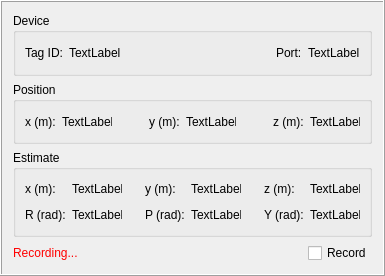
<?xml version="1.0" encoding="UTF-8"?>
<ui version="4.0">
 <class>tagItem</class>
 <widget class="QFrame" name="tagItem">
  <property name="geometry">
   <rect>
    <x>0</x>
    <y>0</y>
    <width>385</width>
    <height>276</height>
   </rect>
  </property>
  <property name="maximumSize">
   <size>
    <width>16777215</width>
    <height>276</height>
   </size>
  </property>
  <property name="windowTitle">
   <string>Frame</string>
  </property>
  <property name="frameShape">
   <enum>QFrame::Box</enum>
  </property>
  <property name="frameShadow">
   <enum>QFrame::Raised</enum>
  </property>
  <layout class="QVBoxLayout" name="verticalLayout">
   <item>
    <widget class="QGroupBox" name="deviceGroupBox">
     <property name="title">
      <string>Device</string>
     </property>
     <layout class="QGridLayout" name="gridLayout">
      <item row="0" column="2">
       <widget class="QLabel" name="tagIdLabelValue">
        <property name="minimumSize">
         <size>
          <width>50</width>
          <height>0</height>
         </size>
        </property>
        <property name="text">
         <string>TextLabel</string>
        </property>
       </widget>
      </item>
      <item row="0" column="0">
       <widget class="QLabel" name="tagIdLabel">
        <property name="text">
         <string>Tag ID:</string>
        </property>
       </widget>
      </item>
      <item row="0" column="5">
       <widget class="QLabel" name="portLabelValue">
        <property name="minimumSize">
         <size>
          <width>50</width>
          <height>0</height>
         </size>
        </property>
        <property name="text">
         <string>TextLabel</string>
        </property>
       </widget>
      </item>
      <item row="0" column="4">
       <widget class="QLabel" name="portLabel">
        <property name="text">
         <string>Port:</string>
        </property>
       </widget>
      </item>
      <item row="0" column="3">
       <spacer name="tagDeviceSpacer">
        <property name="orientation">
         <enum>Qt::Horizontal</enum>
        </property>
        <property name="sizeHint" stdset="0">
         <size>
          <width>40</width>
          <height>20</height>
         </size>
        </property>
       </spacer>
      </item>
     </layout>
    </widget>
   </item>
   <item>
    <widget class="QGroupBox" name="positionGroupBox">
     <property name="title">
      <string>Position</string>
     </property>
     <layout class="QGridLayout" name="gridLayout_2">
      <item row="0" column="5">
       <widget class="QLabel" name="yLabelValue">
        <property name="minimumSize">
         <size>
          <width>50</width>
          <height>0</height>
         </size>
        </property>
        <property name="text">
         <string>TextLabel</string>
        </property>
       </widget>
      </item>
      <item row="0" column="1">
       <widget class="QLabel" name="xLabelValue">
        <property name="minimumSize">
         <size>
          <width>50</width>
          <height>0</height>
         </size>
        </property>
        <property name="text">
         <string>TextLabel</string>
        </property>
       </widget>
      </item>
      <item row="0" column="7">
       <widget class="QLabel" name="zLabel">
        <property name="text">
         <string>z (m):</string>
        </property>
       </widget>
      </item>
      <item row="0" column="4">
       <widget class="QLabel" name="yLabel">
        <property name="text">
         <string>y (m):</string>
        </property>
       </widget>
      </item>
      <item row="0" column="8">
       <widget class="QLabel" name="zLabelValue">
        <property name="minimumSize">
         <size>
          <width>50</width>
          <height>0</height>
         </size>
        </property>
        <property name="layoutDirection">
         <enum>Qt::LeftToRight</enum>
        </property>
        <property name="text">
         <string>TextLabel</string>
        </property>
        <property name="alignment">
         <set>Qt::AlignLeading|Qt::AlignLeft|Qt::AlignVCenter</set>
        </property>
       </widget>
      </item>
      <item row="0" column="6">
       <spacer name="horizontalSpacer_2">
        <property name="orientation">
         <enum>Qt::Horizontal</enum>
        </property>
        <property name="sizeHint" stdset="0">
         <size>
          <width>40</width>
          <height>20</height>
         </size>
        </property>
       </spacer>
      </item>
      <item row="0" column="2">
       <spacer name="horizontalSpacer">
        <property name="orientation">
         <enum>Qt::Horizontal</enum>
        </property>
        <property name="sizeHint" stdset="0">
         <size>
          <width>40</width>
          <height>20</height>
         </size>
        </property>
       </spacer>
      </item>
      <item row="0" column="0">
       <widget class="QLabel" name="xLabel">
        <property name="text">
         <string>x (m):</string>
        </property>
       </widget>
      </item>
     </layout>
    </widget>
   </item>
   <item>
    <widget class="QGroupBox" name="estimateGroupBox">
     <property name="title">
      <string>Estimate</string>
     </property>
     <layout class="QGridLayout" name="gridLayout_4">
      <item row="0" column="3">
       <widget class="QLabel" name="yEstLabel">
        <property name="text">
         <string>y (m):</string>
        </property>
       </widget>
      </item>
      <item row="0" column="7">
       <widget class="QLabel" name="zEstLabelValue">
        <property name="minimumSize">
         <size>
          <width>50</width>
          <height>0</height>
         </size>
        </property>
        <property name="text">
         <string>TextLabel</string>
        </property>
       </widget>
      </item>
      <item row="0" column="1">
       <widget class="QLabel" name="xEstLabelValue">
        <property name="minimumSize">
         <size>
          <width>50</width>
          <height>0</height>
         </size>
        </property>
        <property name="text">
         <string>TextLabel</string>
        </property>
       </widget>
      </item>
      <item row="0" column="6">
       <widget class="QLabel" name="zEstLabel">
        <property name="text">
         <string>z (m):</string>
        </property>
       </widget>
      </item>
      <item row="0" column="2">
       <spacer name="horizontalSpacer_5">
        <property name="orientation">
         <enum>Qt::Horizontal</enum>
        </property>
        <property name="sizeHint" stdset="0">
         <size>
          <width>40</width>
          <height>20</height>
         </size>
        </property>
       </spacer>
      </item>
      <item row="0" column="0">
       <widget class="QLabel" name="xEstLabel">
        <property name="text">
         <string>x (m):</string>
        </property>
       </widget>
      </item>
      <item row="0" column="4">
       <widget class="QLabel" name="yEstLabelValue">
        <property name="minimumSize">
         <size>
          <width>50</width>
          <height>0</height>
         </size>
        </property>
        <property name="text">
         <string>TextLabel</string>
        </property>
       </widget>
      </item>
      <item row="0" column="5">
       <spacer name="horizontalSpacer_6">
        <property name="orientation">
         <enum>Qt::Horizontal</enum>
        </property>
        <property name="sizeHint" stdset="0">
         <size>
          <width>40</width>
          <height>20</height>
         </size>
        </property>
       </spacer>
      </item>
      <item row="1" column="0">
       <widget class="QLabel" name="rollEstLabel">
        <property name="text">
         <string>R (rad):</string>
        </property>
       </widget>
      </item>
      <item row="1" column="1">
       <widget class="QLabel" name="rollEstLabelValue">
        <property name="minimumSize">
         <size>
          <width>50</width>
          <height>0</height>
         </size>
        </property>
        <property name="text">
         <string>TextLabel</string>
        </property>
       </widget>
      </item>
      <item row="1" column="3">
       <widget class="QLabel" name="pitchEstLabel">
        <property name="text">
         <string>P (rad):</string>
        </property>
       </widget>
      </item>
      <item row="1" column="4">
       <widget class="QLabel" name="pitchEstLabelValue">
        <property name="minimumSize">
         <size>
          <width>50</width>
          <height>0</height>
         </size>
        </property>
        <property name="text">
         <string>TextLabel</string>
        </property>
       </widget>
      </item>
      <item row="1" column="6">
       <widget class="QLabel" name="yawEstLabel">
        <property name="text">
         <string>Y (rad):</string>
        </property>
       </widget>
      </item>
      <item row="1" column="7">
       <widget class="QLabel" name="yawEstLabelValue">
        <property name="minimumSize">
         <size>
          <width>50</width>
          <height>0</height>
         </size>
        </property>
        <property name="text">
         <string>TextLabel</string>
        </property>
       </widget>
      </item>
      <item row="1" column="2">
       <spacer name="horizontalSpacer_7">
        <property name="orientation">
         <enum>Qt::Horizontal</enum>
        </property>
        <property name="sizeHint" stdset="0">
         <size>
          <width>40</width>
          <height>20</height>
         </size>
        </property>
       </spacer>
      </item>
      <item row="1" column="5">
       <spacer name="horizontalSpacer_8">
        <property name="orientation">
         <enum>Qt::Horizontal</enum>
        </property>
        <property name="sizeHint" stdset="0">
         <size>
          <width>40</width>
          <height>20</height>
         </size>
        </property>
       </spacer>
      </item>
     </layout>
    </widget>
   </item>
   <item>
    <layout class="QHBoxLayout" name="recordLayout">
     <item>
      <widget class="QLabel" name="recordingLabel">
       <property name="enabled">
        <bool>true</bool>
       </property>
       <property name="font">
        <font>
         <underline>false</underline>
        </font>
       </property>
       <property name="styleSheet">
        <string notr="true">color : rgb(255, 0, 0);</string>
       </property>
       <property name="text">
        <string>Recording...</string>
       </property>
      </widget>
     </item>
     <item>
      <spacer name="recordSpacer">
       <property name="orientation">
        <enum>Qt::Horizontal</enum>
       </property>
       <property name="sizeHint" stdset="0">
        <size>
         <width>40</width>
         <height>20</height>
        </size>
       </property>
      </spacer>
     </item>
     <item alignment="Qt::AlignRight">
      <widget class="QCheckBox" name="recordCheckbox">
       <property name="toolTip">
        <string/>
       </property>
       <property name="text">
        <string>Record</string>
       </property>
       <property name="tristate">
        <bool>false</bool>
       </property>
      </widget>
     </item>
    </layout>
   </item>
  </layout>
 </widget>
 <resources/>
 <connections/>
</ui>
